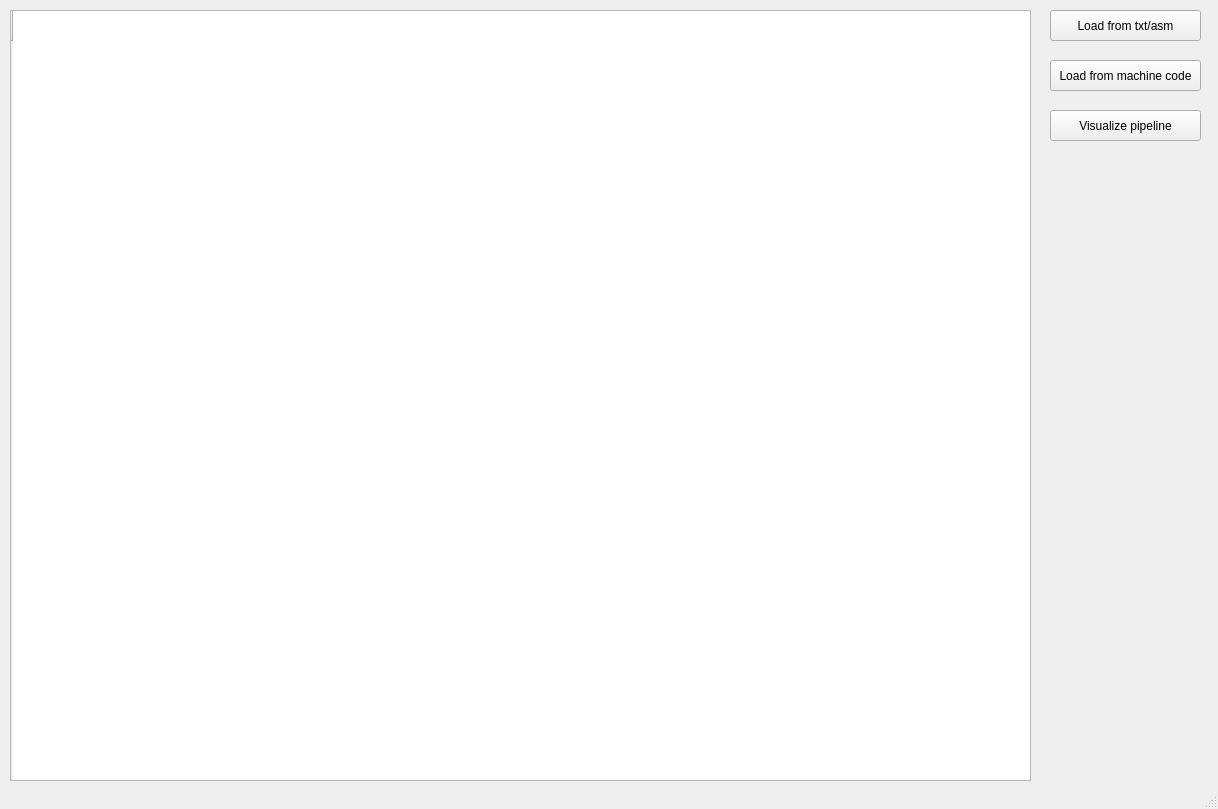
<?xml version="1.0" encoding="UTF-8"?>
<ui version="4.0">
 <class>MainWindow</class>
 <widget class="QMainWindow" name="MainWindow">
  <property name="geometry">
   <rect>
    <x>0</x>
    <y>0</y>
    <width>1218</width>
    <height>809</height>
   </rect>
  </property>
  <property name="windowTitle">
   <string>MainWindow</string>
  </property>
  <widget class="QWidget" name="centralwidget">
   <widget class="QTableWidget" name="tableWidget">
    <property name="geometry">
     <rect>
      <x>10</x>
      <y>10</y>
      <width>1021</width>
      <height>771</height>
     </rect>
    </property>
    <row>
     <property name="text">
      <string/>
     </property>
    </row>
   </widget>
   <widget class="QPushButton" name="loadAsmButton">
    <property name="geometry">
     <rect>
      <x>1050</x>
      <y>10</y>
      <width>151</width>
      <height>31</height>
     </rect>
    </property>
    <property name="text">
     <string>Load from txt/asm</string>
    </property>
   </widget>
   <widget class="QPushButton" name="loadMachineButton">
    <property name="geometry">
     <rect>
      <x>1050</x>
      <y>60</y>
      <width>151</width>
      <height>31</height>
     </rect>
    </property>
    <property name="text">
     <string>Load from machine code</string>
    </property>
   </widget>
   <widget class="QPushButton" name="visualizeButton">
    <property name="geometry">
     <rect>
      <x>1050</x>
      <y>110</y>
      <width>151</width>
      <height>31</height>
     </rect>
    </property>
    <property name="text">
     <string>Visualize pipeline</string>
    </property>
   </widget>
  </widget>
  <widget class="QMenuBar" name="menubar">
   <property name="geometry">
    <rect>
     <x>0</x>
     <y>0</y>
     <width>1218</width>
     <height>21</height>
    </rect>
   </property>
  </widget>
  <widget class="QStatusBar" name="statusbar"/>
 </widget>
 <resources/>
 <connections/>
</ui>
